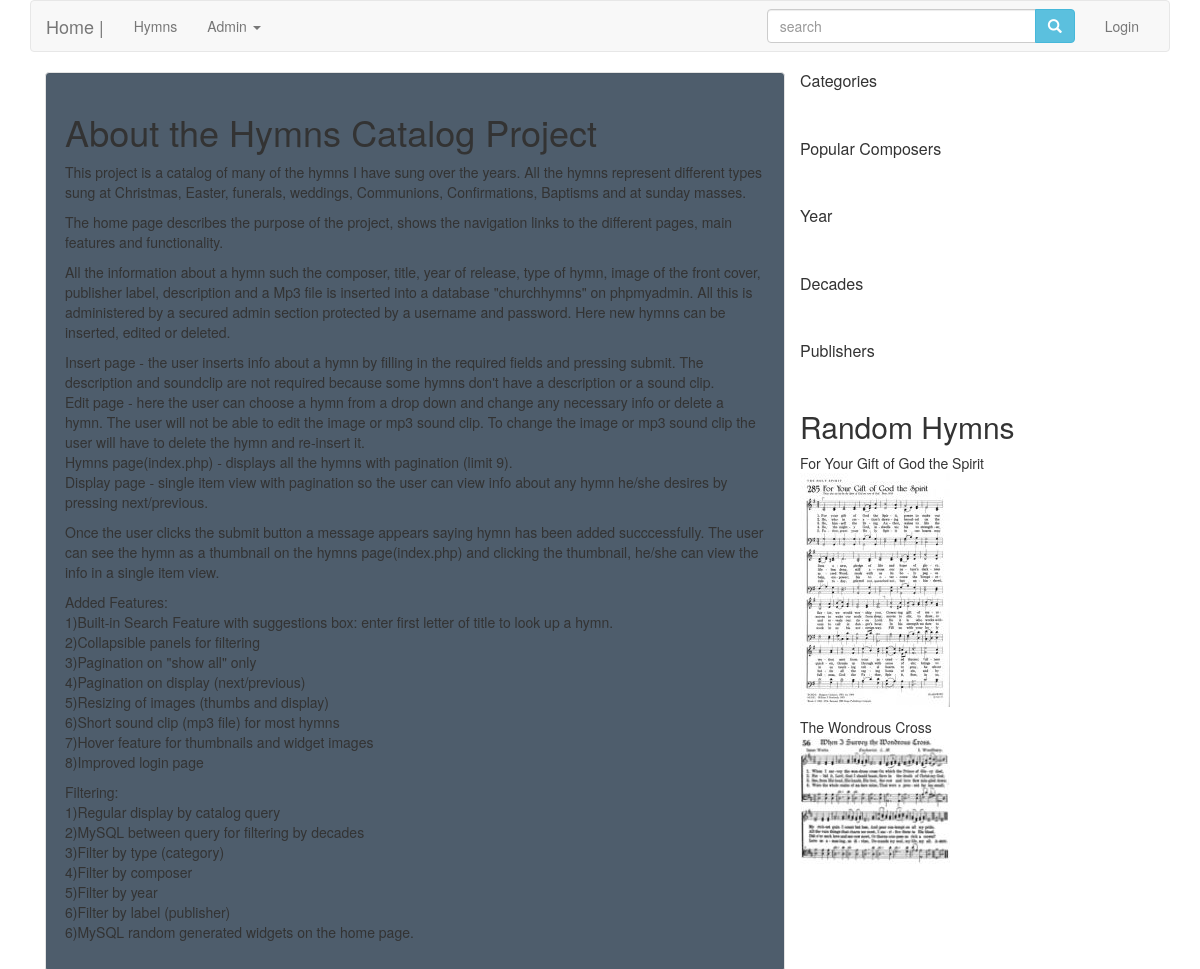
The app's page /home.php with its own data.
### tables this page shows
CREATE TABLE `churchhymns` (
  `composer` varchar(100) NOT NULL,
  `title` varchar(100) NOT NULL,
  `year` int(255) NOT NULL,
  `type` varchar(100) NOT NULL,
  `filename` varchar(255) NOT NULL,
  `label` varchar(100) NOT NULL,
  `description` longtext,
  `soundclip` varchar(40) DEFAULT NULL,
  `hymn_id` int(11) NOT NULL
);

### home.php (the view, shortened to what this page needs)
<?php include("includes/header.php"); ?>
<div class="col-md-12">
	<div class="col-md-8 well" style="background-color:#4e5d6c;">
		<h1>About the Hymns Catalog Project</h1>
		<p>This project is a catalog of many of the hymns I have sung over the years. All the hymns represent different types sung at Christmas, Easter, funerals, weddings, Communions, Confirmations, Baptisms and at sunday masses.</p>
		<p>The home page describes the purpose of the project, shows the navigation links to the different pages, main features and functionality.</p>
		<p>All the information about a hymn such the composer, title, year of release, type of hymn, image of the front cover, publisher label, description and a Mp3 file is inserted into a database "churchhymns" on phpmyadmin. All this is administered by a secured admin section protected by a username and password. Here new hymns can be inserted, edited or deleted.</p>
		<p>Insert page - the user inserts info about a hymn by filling in the required fields and pressing submit. The description and soundclip are not required because some hymns don't have a description or a sound clip.<br/>
		Edit page - here the user can choose a hymn from a drop down and change any necessary info or delete a hymn. The user will not be able to edit the image or mp3 sound clip. To change the image or mp3 sound clip the user will have to delete the hymn and re-insert it.<br/>
		Hymns page(index.php) - displays all the hymns with pagination (limit 9).
		<br/>
		Display page - single item view with pagination so the user can view info about any hymn he/she desires by pressing next/previous.</p>
		<p>Once the user clicks the submit button a message appears saying hymn has been added succcessfully. The user can see the hymn as a thumbnail on the hymns page(index.php) and clicking the thumbnail, he/she can view the info in a single item view.</p>
		<p>Added Features:<br/>
		1)Built-in Search Feature with suggestions box: enter first letter of title to look up a hymn.<br/>
		2)Collapsible panels for filtering<br/>
		3)Pagination on "show all" only<br/>
		4)Pagination on display (next/previous)<br/>
		5)Resizing of images (thumbs and display)<br/>
		6)Short sound clip (mp3 file) for most hymns<br/>
		7)Hover feature for thumbnails and widget images<br/>
		8)Improved login page</p>
		<p>Filtering:<br/>
		1)Regular display by catalog query<br/>
		2)MySQL between query for filtering by decades<br/>
		3)Filter by type (category)<br/>
		4)Filter by composer<br/>
		5)Filter by year<br/>
		6)Filter by label (publisher)<br/>
		6)MySQL random generated widgets on the home page.</p>
	</div>
	<div class="col-md-4">
		<div class="panel-group">
			<div class="panel-header">
				<h2 class="panel-title">
					<a data-toggle="collapse" href="#test">Categories</a>
				</h2>
			</div>
			<div class="panel-body">
			</div>
		</div>
		<div class="panel-group">
			<div class="panel-header">
				<h2 class="panel-title">
					<a data-toggle="collapse" href="#test1">Popular Composers</a>
				</h2>
			</div>
			<div class="panel-body">
			</div>
		</div>
		<div class="panel-group">
			<div class="panel-header">
				<h2 class="panel-title">
					<a data-toggle="collapse" href="#test2">Year</a>
				</h2>
			</div>
			<div class="panel-body">
			</div>
		</div>
		<div class="panel-group">
			<div class="panel-header">
				<h2 class="panel-title">
					<a data-toggle="collapse" href="#test3">Decades</a>
				</h2>
			</div>
			<div class="panel-body">
			</div>
		</div>
		<div class="panel-group">
			<div class="panel-header">
				<h2 class="panel-title">
					<a data-toggle="collapse" href="#test4">Publishers</a>
				</h2>
			</div>
			<div class="panel-body">
			</div>
		</div>
		<h2>Random Hymns</h2>
		<?php
		$test = mysqli_query($con, "SELECT * FROM churchhymns ORDER BY RAND() LIMIT 2");
		while ($row = mysqli_fetch_array($test)) {
			$hymn_id = $row['hymn_id'];
			$title = $row['title'];
			$filename = $row['filename'];
			echo "<div class=\"images\">";
				echo "<div class=\"title\">$title</div>";
					echo "<div class=\"image\">";
						echo "\n\t<p> <a href=\"display.php?hymn_id=$hymn_id\"><img src=\"thumbs/$filename\"></a></p>";
				echo "</div>";
			echo "</div>";
		}
		?>
	</div>
</div>
<?php include("includes/footer.php"); ?>

### includes/header.php (shortened to what this page needs)
<!DOCTYPE html>
<html lang="en">
  <head>
<link rel="stylesheet" href="https://maxcdn.bootstrapcdn.com/bootstrap/3.3.7/css/bootstrap.min.css">
<link rel="stylesheet" type="text/css" href="<?php echo BASE_URL ?>css/bootstrap-superhero.css">
<link href="<?php echo BASE_URL ?>css/styles.css" rel="stylesheet">
</head>
  <body>
    <div class="container">
      <nav class="navbar navbar-default">
        <div class="container-fluid">
          <div class="navbar-header">
            <a class="navbar-brand" href="<?php echo BASE_URL ?>home.php">Home |</a>
          </div>
          <div id="navbar" class="navbar-collapse collapse">
            <ul class="nav navbar-nav">
            <li><a href="<?php echo BASE_URL ?>index.php">Hymns</a></li>
              <li class="dropdown">
                <a href="#" class="dropdown-toggle" data-toggle="dropdown" role="button" aria-haspopup="true" aria-expanded="false">Admin <span class="caret"></span></a>
              </li>
            </ul>
            <ul class="nav navbar-nav navbar-right">
              <li><?php if(isset($_SESSION['estdrftu5sdf6hoetdry2'])): ?>
               <a href="<?php echo BASE_URL ?>admin/logout.php">Logout</a>
              <?php else: ?>
                <a href="<?php echo BASE_URL ?>admin/login.php">Login</a>
                <?php endif; ?></li>
            </ul>
            <div class="pull-right">
            <form class="navbar-form" method="post" action="<?php echo BASE_URL ?>index.php?displayby=title&displayvalue=<?php $searchterm ?>" autocomplete="off">
            <div id="custom-search-input">
              <div class="input-group col-md-12">
                <input id="inputString" type="text" class="form-control" name="searchterm" size="30" placeholder="search" onkeyup="lookup(this.value);" onblur="fill();" />
                <span class="input-group-btn">
                  <button class="btn btn-info" type="submit">
                    <span class="glyphicon glyphicon-search"></span>
                  </button>
                </span>
              </div>
            </div>
            </form>
            </div>
          </div>
        </div>
      </nav>

### includes/footer.php
</div>
  </body>
</html>

### records on screen
churchhymns: title "For Your Gift of God the Spirit", filename (picture)
churchhymns: title "The Wondrous Cross", filename (picture)
